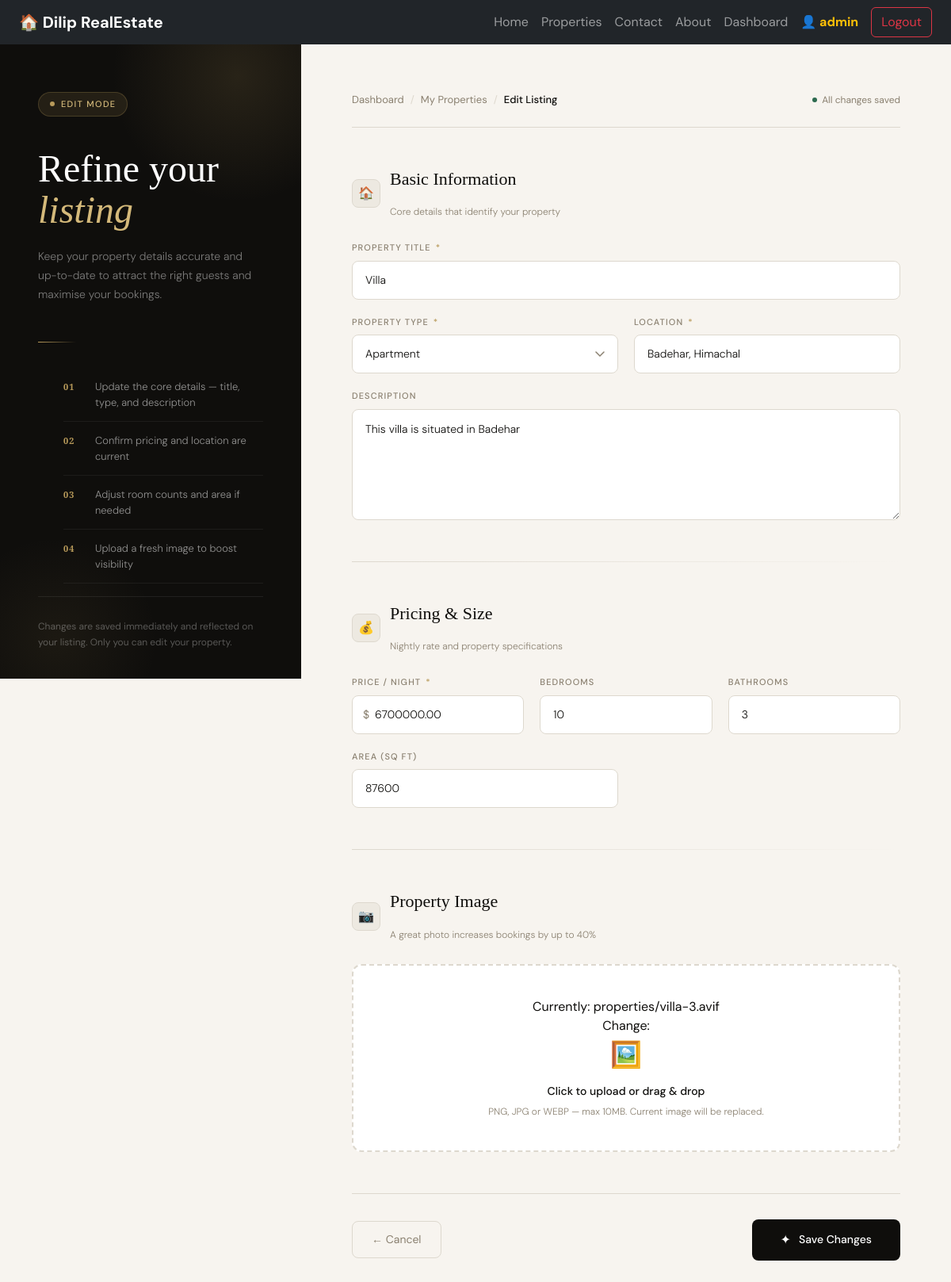
The app's page /property/3/edit/ (signed in) with its own data.
### realapp/models.py (models this page shows, shortened)
class User(AbstractUser):
    ROLE_CHOICES = (
        ('admin', 'Admin'),
        ('agent', 'Agent'),
        ('customer', 'Customer'),
    )
    role = models.CharField(
        max_length=20,
        choices=ROLE_CHOICES,
        default='customer'
    )
    phone = models.CharField(
        max_length=15,
        blank=True
    )

class Property(models.Model):
    PROPERTY_TYPES = [
        ('house', 'House'),
        ('apartment', 'Apartment'),
        ('villa', 'Villa'),
        ('commercial', 'Commercial'),
    ]
    owner       = models.ForeignKey(User, on_delete=models.CASCADE, related_name='properties')
    title       = models.CharField(max_length=200)
    description = models.TextField()
    location    = models.CharField(max_length=200)
    price       = models.DecimalField(max_digits=12, decimal_places=2)
    bedrooms    = models.IntegerField()
    bathrooms   = models.IntegerField()
    area        = models.IntegerField()
    image       = models.ImageField(upload_to='properties/')
    property_type = models.CharField(max_length=20, choices=PROPERTY_TYPES)
    created_at  = models.DateTimeField(auto_now_add=True)

### realapp/views.py (the view)
# urls.py: path('property/<int:pk>/edit/',update_property,name='update_property'),
@login_required(login_url='/login/')
def update_property(request, pk):
    property_obj = get_object_or_404(Property, pk=pk, owner=request.user)
    if request.method == 'POST':
        form = PropertyForm(
            request.POST,
            request.FILES,
            instance=property_obj
        )
        if form.is_valid():
            property_obj = form.save(commit=False)
            property_obj.owner = request.user  # ✅ was created_by, now owner
            property_obj.save()
            return redirect('/dashboard/')
        else:
            print(f"❌ Form errors: {form.errors}")
    else:
        form = PropertyForm(instance=property_obj)
    return render(request, 'update_property.html', {
        'form': form,
        'property': property_obj
    })

### templates/update_property.html (shortened to what this page needs)
{% extends 'base.html' %}
{% block content %}
<div class="up-wrapper">
  <aside class="up-sidebar">
    <div class="sidebar-top">
      <div class="sidebar-badge">
        <span class="badge-dot"></span>
        <span class="badge-text">Edit Mode</span>
      </div>
      <h1 class="sidebar-heading">
        Refine your<br><em>listing</em>
      </h1>
      <p class="sidebar-sub">
        Keep your property details accurate and up-to-date to attract the right guests and maximise your bookings.
      </p>
      <div class="sidebar-divider"></div>
      <ul class="sidebar-steps">
        <li class="step-item">
          <span class="step-num">01</span>
          <span class="step-label">Update the core details — title, type, and description</span>
        </li>
        <li class="step-item">
          <span class="step-num">02</span>
          <span class="step-label">Confirm pricing and location are current</span>
        </li>
        <li class="step-item">
          <span class="step-num">03</span>
          <span class="step-label">Adjust room counts and area if needed</span>
        </li>
        <li class="step-item">
          <span class="step-num">04</span>
          <span class="step-label">Upload a fresh image to boost visibility</span>
        </li>
      </ul>
    </div>
    <div class="sidebar-bottom">
      <p class="sidebar-note">
        Changes are saved immediately and reflected on your listing. Only you can edit your property.
      </p>
    </div>
  </aside>
  <main class="up-main">
    <div class="form-topbar">
      <nav class="form-breadcrumb">
        <a href="/dashboard/">Dashboard</a>
        <span>/</span>
        <a href="/dashboard/">My Properties</a>
        <span>/</span>
        <strong>Edit Listing</strong>
      </nav>
      <span class="last-saved">All changes saved</span>
    </div>
    <form method="POST" enctype="multipart/form-data">
      <div class="form-section">
        <div class="section-header">
          <div class="section-icon">🏠</div>
          <div>
            <div class="section-title">Basic Information</div>
            <div class="section-desc">Core details that identify your property</div>
          </div>
        </div>
        <div class="field-row cols-1">
          <div class="field-group">
            <label class="field-label">Property Title <span class="required">*</span></label>
            {{ form.title }}
          </div>
        </div>
        <div class="field-row cols-2">
          <div class="field-group">
            <label class="field-label">Property Type <span class="required">*</span></label>
            {{ form.property_type }}
          </div>
          <div class="field-group">
            <label class="field-label">Location <span class="required">*</span></label>
            {{ form.location }}
          </div>
        </div>
        <div class="field-row cols-1">
          <div class="field-group">
            <label class="field-label">Description</label>
            {{ form.description }}
          </div>
        </div>
      </div>
      <div class="section-divider"></div>
      <div class="form-section">
        <div class="section-header">
          <div class="section-icon">💰</div>
          <div>
            <div class="section-title">Pricing & Size</div>
            <div class="section-desc">Nightly rate and property specifications</div>
          </div>
        </div>
        <div class="field-row cols-3">
          <div class="field-group">
            <label class="field-label">Price / Night <span class="required">*</span></label>
            <div class="input-prefix-wrap">
              <span class="input-prefix">$</span>
              {{ form.price }}
            </div>
          </div>
          <div class="field-group">
            <label class="field-label">Bedrooms</label>
            {{ form.bedrooms }}
          </div>
          <div class="field-group">
            <label class="field-label">Bathrooms</label>
            {{ form.bathrooms }}
          </div>
        </div>
        <div class="field-row cols-2">
          <div class="field-group">
            <label class="field-label">Area (sq ft)</label>
            {{ form.area }}
          </div>
        </div>
      </div>
      <div class="section-divider"></div>
      <div class="form-section">
        <div class="section-header">
          <div class="section-icon">📷</div>
          <div>
            <div class="section-title">Property Image</div>
            <div class="section-desc">A great photo increases bookings by up to 40%</div>
          </div>
        </div>
        <div class="image-upload-zone">
          {{ form.image }}
          <span class="upload-icon">🖼️</span>
          <div class="upload-title">Click to upload or drag & drop</div>
          <p class="upload-hint">PNG, JPG or WEBP — max 10MB. Current image will be replaced.</p>
        </div>
      </div>
      <div class="form-actions">
        <a href="/dashboard/" class="btn-cancel">
          ← Cancel
        </a>
        <button type="submit" class="btn-save">
          <span class="btn-save-icon">✦</span>
          Save Changes
        </button>
      </div>
    </form>
  </main>
</div>
{% endblock %}

### templates/navbar.html (shortened to what this page needs)
{% load static %}
<nav class="navbar navbar-expand-lg navbar-dark bg-dark px-4">
    <a class="navbar-brand fw-bold" href="/">🏠 Dilip RealEstate</a>
    <div class="collapse navbar-collapse" id="navbarNav">
        <ul class="navbar-nav ms-auto align-items-center">
            <li class="nav-item">
                <a class="nav-link" href="/">Home</a>
            </li>
            <li class="nav-item">
                <a class="nav-link" href="/properties/">Properties</a>
            </li>
            <li class="nav-item">
                <a class="nav-link" href="/contact/">Contact</a>
            </li>
            <li>
                <a href="{% url 'about' %}" class="nav-link">About</a>
            </li>
            {% if user.is_authenticated %}
            <li class="nav-item">
               <a class="nav-link" href="/dashboard/">Dashboard</a>
           </li>
            <li class="nav-item">
                <span class="nav-link text-warning fw-bold">
                    👤 {{ user.username }}
                </span>
            </li>
                <li class="nav-item">
                    <a class="btn btn-outline-danger ms-2" href="/logout/">Logout</a>
                </li>
            {% endif %}
        </ul>
    </div>
</nav>

### records on screen
User: username "admin"
Property: title "Villa", property_type "Apartment", location "Badehar, Himachal", description "This villa is situated in Badehar", price "6700000.00", bedrooms "10", bathrooms "3", area "87600", image "Currently: properties/villa-3.avif Change:"
